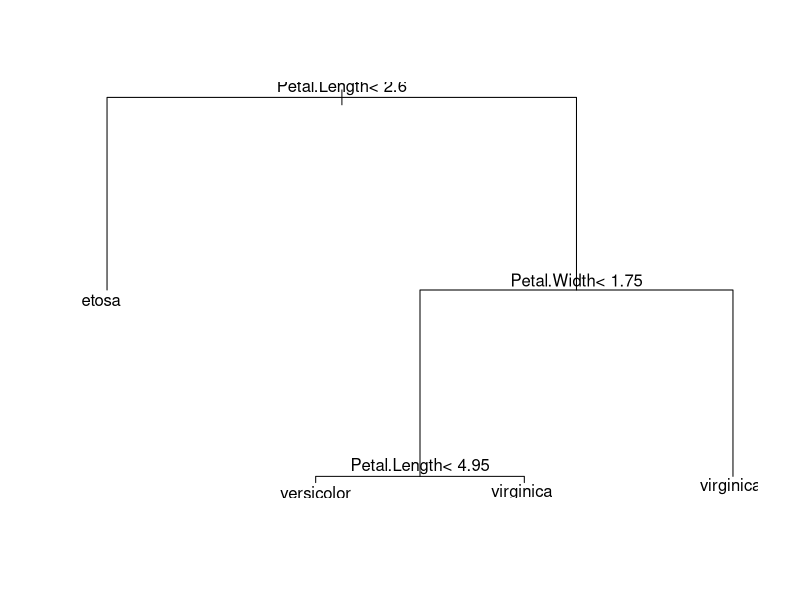

This figure's R source:
# Загрузка данных
data(iris)

# Разделение данных на обучающую и тестовую выборки
train <- sample(nrow(iris), 0.7 * nrow(iris))
test <- setdiff(1:nrow(iris), train)

# Построение дерева
library(rpart)
tree_model <- rpart(Species ~ ., data = iris[train, ], method = "class", control = rpart.control(split = "gini", minsplit = 10))

# Визуализация дерева
plot(tree_model)
text(tree_model)

# Оценка точности модели
tree_predict <- predict(tree_model, newdata = iris[test, ], type = "class")
table(tree_predict, iris[test, 5])

# Размер дерева
printcp(tree_model)
